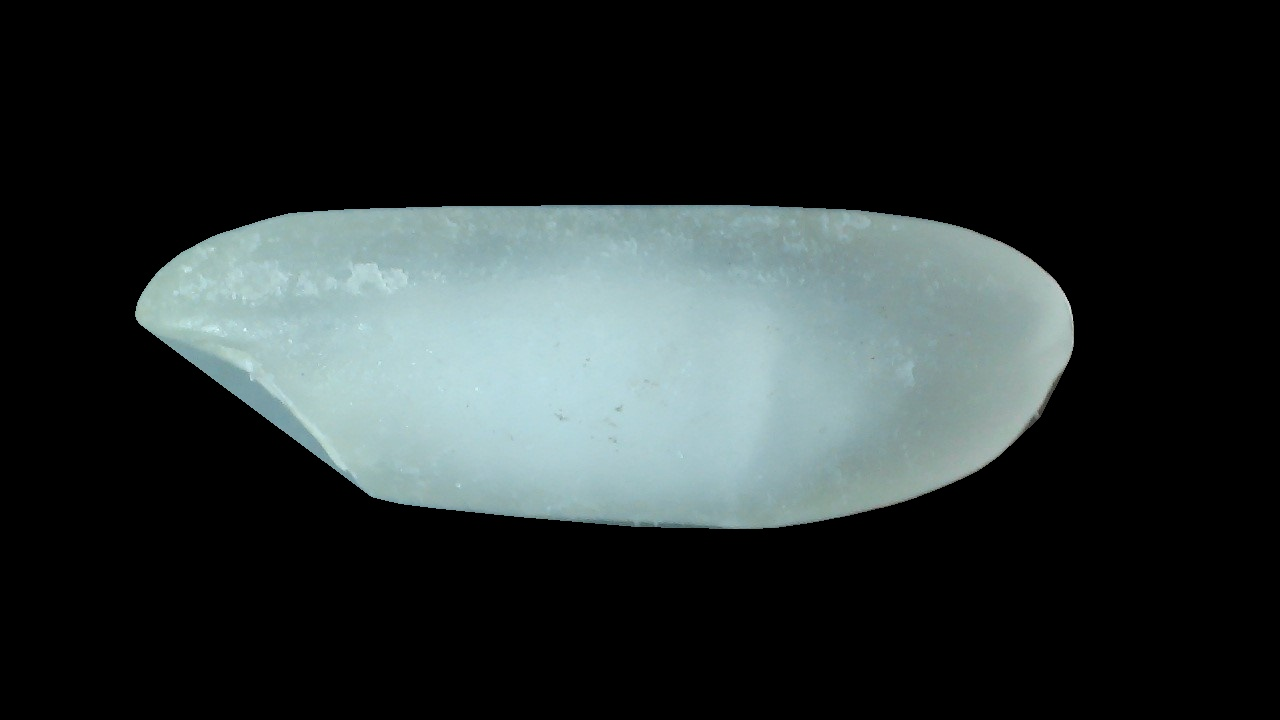
#> input picture img/rice_roi.jpg, 1280 x 720 px
$ python test_subtract.py
#> lines starting #> are read from the running program, lines starting #| are printed output that depends on the picture; after the words box and inside, x2 and y2 are one past the last pixel; in counts of white or black regions, pixels touching at a corner belong together
# 原图减去开运算后的图 取得前景图片
import cv2
import numpy as np

im = cv2.imread(r'img/rice_roi.jpg')
#> im is the input picture: shape (720, 1280, 3); mean B, G, R 49.1, 48.9, 41.5
# cv2.imshow('image',im)
# cv2.waitKey(0)
gray = cv2.cvtColor(im,cv2.COLOR_BGR2GRAY)
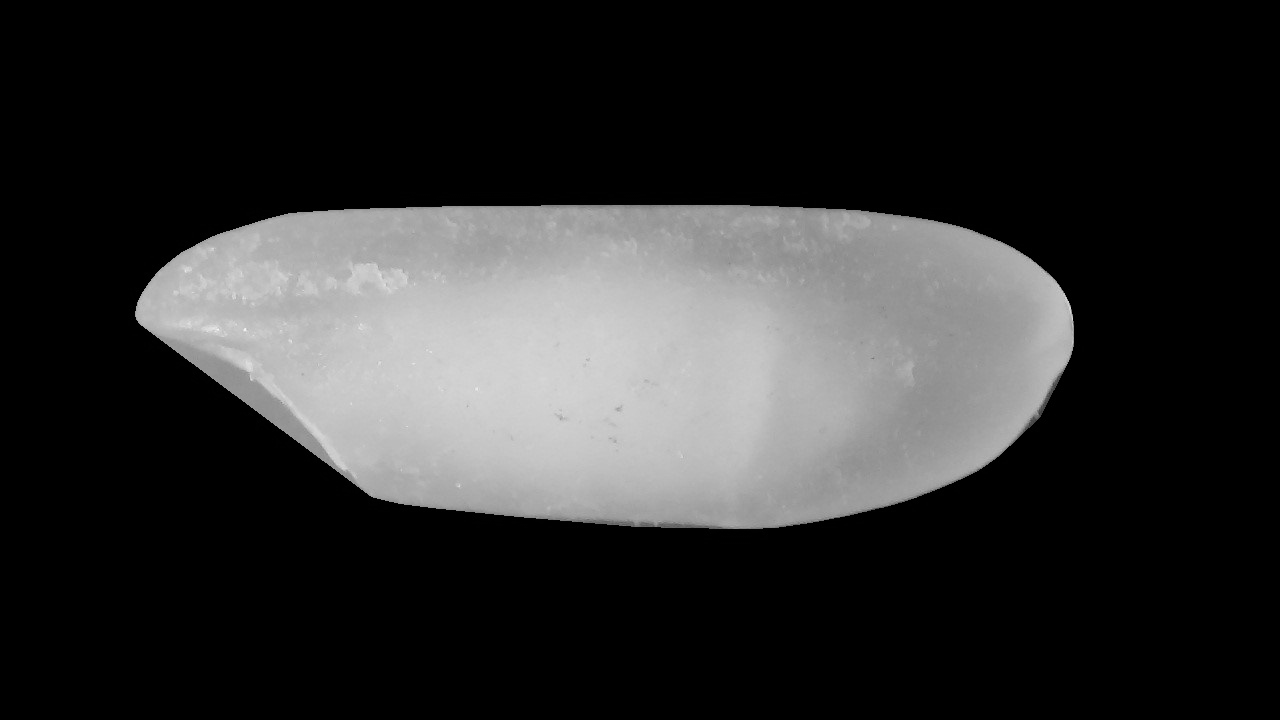
#> gray: shape (720, 1280); min 0, max 246, mean 46.7
thresh = cv2.adaptiveThreshold(gray, 255, cv2.ADAPTIVE_THRESH_MEAN_C, cv2.THRESH_BINARY, 11, 2)
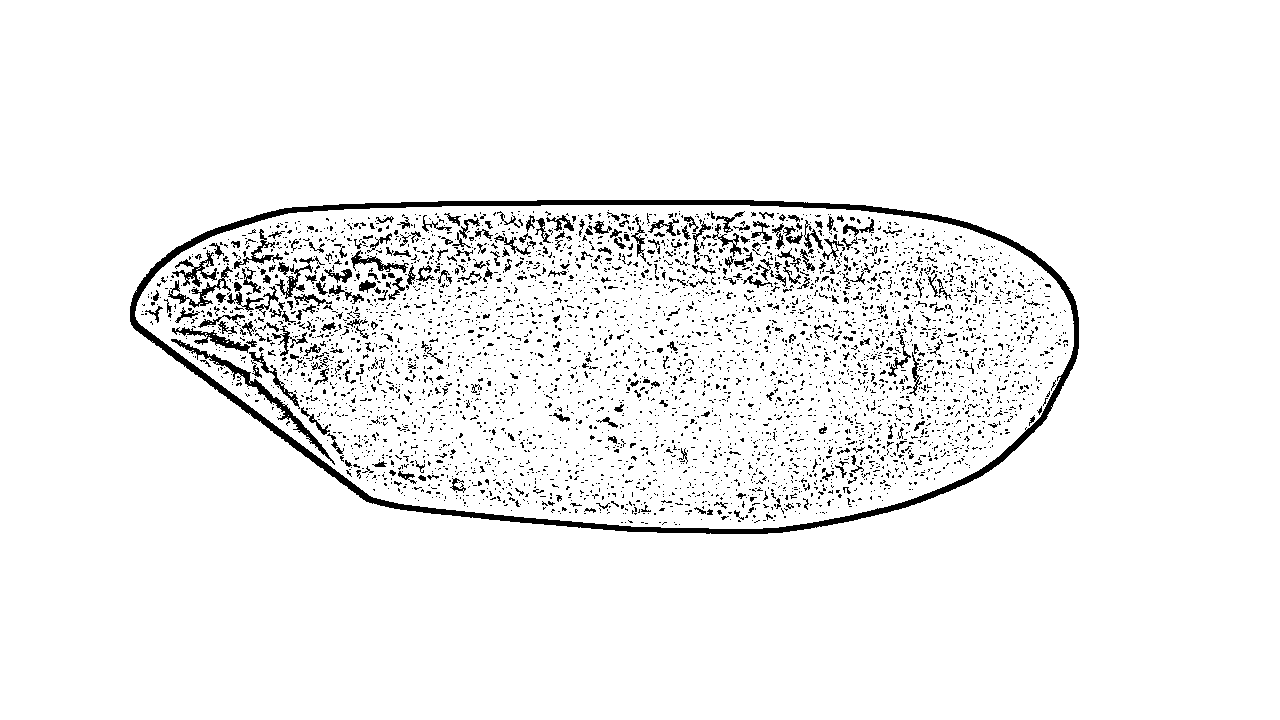
#> thresh: shape (720, 1280); 94.8% white; 4251 black regions (3938 under 20 px), largest, box (x1, y1, x2, y2) and area: (130, 200, 1079, 534) 12350, (171, 339, 335, 465) 1207, (168, 266, 233, 308) 507
cv2.imwrite('img/rice_roi_thresh.jpg',thresh)
# cv2.imshow('thresh',thresh)
# cv2.waitKey(0)

thresh_by = np.zeros((thresh.shape),dtype=np.uint8)
roi = thresh[327:469,153:346]
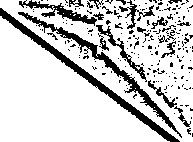
#> roi: shape (142, 193); 80.4% white; 212 black regions (189 under 20 px), largest, box (x1, y1, x2, y2) and area: (0, 8, 180, 142) 1465, (18, 12, 182, 138) 1207, (19, 0, 97, 26) 505
# cv2.imshow('roi',roi)
# cv2.waitKey(0)

kernel = cv2.getStructuringElement(cv2.MORPH_ELLIPSE, (3, 3))  # kernel大小，准备进行开运算
# thresh_open = cv2.morphologyEx(thresh, cv2.MORPH_OPEN, kernel)  # 开运算
roi_close = cv2.morphologyEx(roi, cv2.MORPH_CLOSE, kernel)  # 闭运算
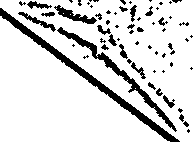
#> roi_close: shape (142, 193); 85.4% white; 66 black regions (41 under 20 px), largest, box (x1, y1, x2, y2) and area: (0, 8, 180, 142) 1456, (57, 27, 177, 132) 902, (54, 5, 97, 24) 271

cv2.imshow('roi_close',roi_close)
# cv2.imshow('thresh_open',thresh_open)
# cv2.waitKey(0)

roi_close_open = cv2.morphologyEx(roi_close, cv2.MORPH_OPEN, kernel,3)
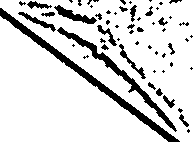
#> roi_close_open: shape (142, 193); 85% white; 59 black regions (36 under 20 px), largest, box (x1, y1, x2, y2) and area: (0, 8, 180, 142) 1466, (57, 27, 177, 132) 930, (54, 5, 97, 24) 284
cv2.imshow('roi_close_open',roi_close_open)
cv2.waitKey(0)
